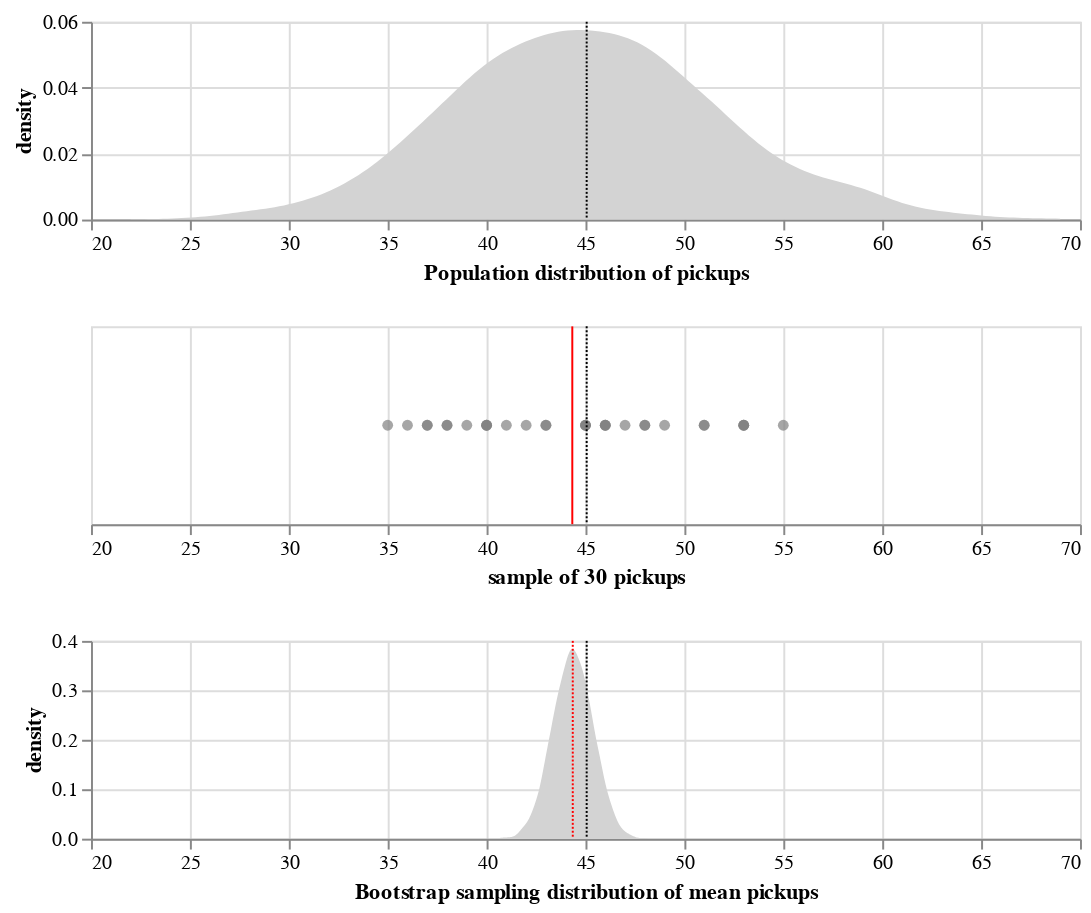

The notebook cell saved with this chart:
### Markdown cell above
### Question 1.3.2 Combined plot of population, sample, and sampling distribution (7 points)

Finally, plot your population distribution, sample, and the sampling distribution of the mean all together. Your output should look like this:

![Plot showing the population distribution, a sample of size 30, and a bootstrap sampling distribution of the mean stacked on top of each other](assets/assignment1_pop_sample_bootstrap.png)

### Code cell
# Hints: use the `.properties()` method to adjust width/height of plots, and
# use `.resolve_scale()` to make the x axes line up with each other. 
# `alt.vconcat()` (or the `&` operator) can be used to stack charts.

#Population Density

pop = pd.DataFrame(data = {"pop_pickups" : pop_pickups})

pop_dens_chart = alt.Chart(pop).transform_density(
    density='pop_pickups',
    as_=['pop_pickups', 'density'],
    
).mark_area(color="lightgray").encode(
    x=alt.X('pop_pickups', axis=alt.Axis(title="Population distribution of pickups")),
    y=alt.Y('density:Q', axis=alt.Axis(title="density"))
).properties(width = 500, height = 100)

pop_m_chart = alt.Chart(pop).mark_rule(color="black", strokeDash=[1,1]).encode(
    x="mean(pop_pickups)"
)

pop_chart_concat = pop_dens_chart + pop_m_chart

#Sample Density

samp = pd.DataFrame(data = {"sample_pickups" : sample_pickups})

sample_d_chart = alt.Chart(samp).mark_circle(color="gray").encode(
    alt.X("sample_pickups", axis=alt.Axis(title="sample of 30 pickups"))
).properties(width = 500, height = 100)

sample_m_chart = alt.Chart(samp).mark_rule(color="red").encode(
    x="mean(sample_pickups)"
)

sample_chart_concat = sample_d_chart + sample_m_chart + pop_m_chart

#Bootstrap Density

boot = pd.DataFrame(data = {"boot_pickups" : bootstrap_means})

boot_dens_chart = alt.Chart(boot).transform_density(
    density='boot_pickups',
    as_=['boot_pickups', 'density'],
    
).mark_area(color="lightgray").encode(
    x=alt.X('boot_pickups', axis=alt.Axis(title="Bootstrap sampling distribution of mean pickups")),
    y=alt.Y('density:Q', axis=alt.Axis(title="density"))
).properties(width = 500, height = 100)

boot_m_chart = alt.Chart(boot).mark_rule(color="red", strokeDash=[1,1]).encode(
    x="mean(boot_pickups)"
)

boot_chart_concat = boot_dens_chart + boot_m_chart + pop_m_chart

concat_chart = pop_chart_concat & sample_chart_concat & boot_chart_concat

concat_chart.resolve_scale(x = 'shared')

#raise NotImplementedError()

### Figure 1 — Vega-Lite specification as saved in the notebook (floating-point values rounded to 4 significant figures; data arrays with more than 128 entries replaced by an {"elided": "..."} marker saying what was removed)
{"config": {"view": {"continuousWidth": 400, "continuousHeight": 300}}, "vconcat": [{"layer": [{"mark": {"type": "area", "color": "lightgray"}, "encoding": {"x": {"type": "quantitative", "axis": {"title": "Population distribution of pickups"}, "field": "pop_pickups"}, "y": {"type": "quantitative", "axis": {"title": "density"}, "field": "density"}}, "height": 100, "transform": [{"density": "pop_pickups", "as": ["pop_pickups", "density"]}], "width": 500}, {"mark": {"type": "rule", "color": "black", "strokeDash": [1, 1]}, "encoding": {"x": {"type": "quantitative", "aggregate": "mean", "field": "pop_pickups"}}}], "data": {"name": "data-1fd8b77836e43b9a24c819d785d20901"}}, {"layer": [{"mark": {"type": "circle", "color": "gray"}, "encoding": {"x": {"type": "quantitative", "axis": {"title": "sample of 30 pickups"}, "field": "sample_pickups"}}, "height": 100, "width": 500}, {"mark": {"type": "rule", "color": "red"}, "encoding": {"x": {"type": "quantitative", "aggregate": "mean", "field": "sample_pickups"}}}, {"data": {"name": "data-1fd8b77836e43b9a24c819d785d20901"}, "mark": {"type": "rule", "color": "black", "strokeDash": [1, 1]}, "encoding": {"x": {"type": "quantitative", "aggregate": "mean", "field": "pop_pickups"}}}], "data": {"name": "data-010147d068551d145b49c3c231f974cb"}}, {"layer": [{"mark": {"type": "area", "color": "lightgray"}, "encoding": {"x": {"type": "quantitative", "axis": {"title": "Bootstrap sampling distribution of mean pickups"}, "field": "boot_pickups"}, "y": {"type": "quantitative", "axis": {"title": "density"}, "field": "density"}}, "height": 100, "transform": [{"density": "boot_pickups", "as": ["boot_pickups", "density"]}], "width": 500}, {"mark": {"type": "rule", "color": "red", "strokeDash": [1, 1]}, "encoding": {"x": {"type": "quantitative", "aggregate": "mean", "field": "boot_pickups"}}}, {"data": {"name": "data-1fd8b77836e43b9a24c819d785d20901"}, "mark": {"type": "rule", "color": "black", "strokeDash": [1, 1]}, "encoding": {"x": {"type": "quantitative", "aggregate": "mean", "field": "pop_pickups"}}}], "data": {"name": "data-3809a0e145e337f97aeb366af76ae9f6"}}], "resolve": {"scale": {"x": "shared"}}, "$schema": "https://vega.github.io/schema/vega-lite/v4.8.1.json", "datasets": {"data-1fd8b77836e43b9a24c819d785d20901": {"elided": "5000 records"}, "data-010147d068551d145b49c3c231f974cb": [{"sample_pickups": 46}, {"sample_pickups": 45}, {"sample_pickups": 35}, {"sample_pickups": 49}, {"sample_pickups": 55}, {"sample_pickups": 42}, {"sample_pickups": 41}, {"sample_pickups": 40}, {"sample_pickups": 48}, {"sample_pickups": 51}, {"sample_pickups": 37}, {"sample_pickups": 37}, {"sample_pickups": 43}, {"sample_pickups": 45}, {"sample_pickups": 53}, {"sample_pickups": 39}, {"sample_pickups": 40}, {"sample_pickups": 46}, {"sample_pickups": 38}, {"sample_pickups": 48}, {"sample_pickups": 53}, {"sample_pickups": 38}, {"sample_pickups": 47}, {"sample_pickups": 45}, {"sample_pickups": 46}, {"sample_pickups": 51}, {"sample_pickups": 36}, {"sample_pickups": 43}, {"sample_pickups": 40}, {"sample_pickups": 53}], "data-3809a0e145e337f97aeb366af76ae9f6": {"elided": "5000 records"}}}
